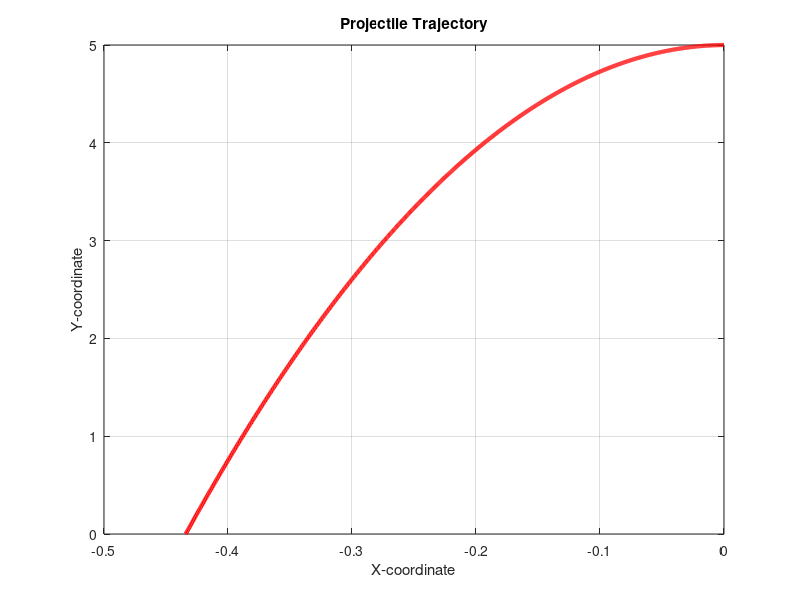

Reproduce this figure in MATLAB.
ho = input('Enter the initial height of projectile above the ground in meters: ');
vo = input('Enter the magnitude of the velocity in m/s: ');
theta = input('Enter the angle in degrees  with respect to the +x-axis at which the projectile is fired: ');
ax = input('Enter the x-component of the acceleration,considering the sign,in m/s^2: ');
ay = input('Enter the y-component of the acceleration,considering the sign,in m/s^2: ');

if ay==0
    error('The vertical acceleration is zero, free fall is not possible. Try again.');
end

vox = vo*cosd(theta);
voy = vo*sind(theta);
a = (1/2)*ay;
b = voy;
c = ho;
tf1 = roots([a,b,c]);
tf = max(tf1); 
t = linspace(0,tf,1000);
d = sqrt(voy^2-4*(1/2*ay)*ho);
x = d+vox*t;
y = ho+voy*t+(1/2)*ay*t.^2;
y(y<0)=0;
plot(x,y,'r','LineWidth',3);
grid on;
title ('Projectile Trajectory')
xlabel('X-coordinate')
ylabel('Y-coordinate')



